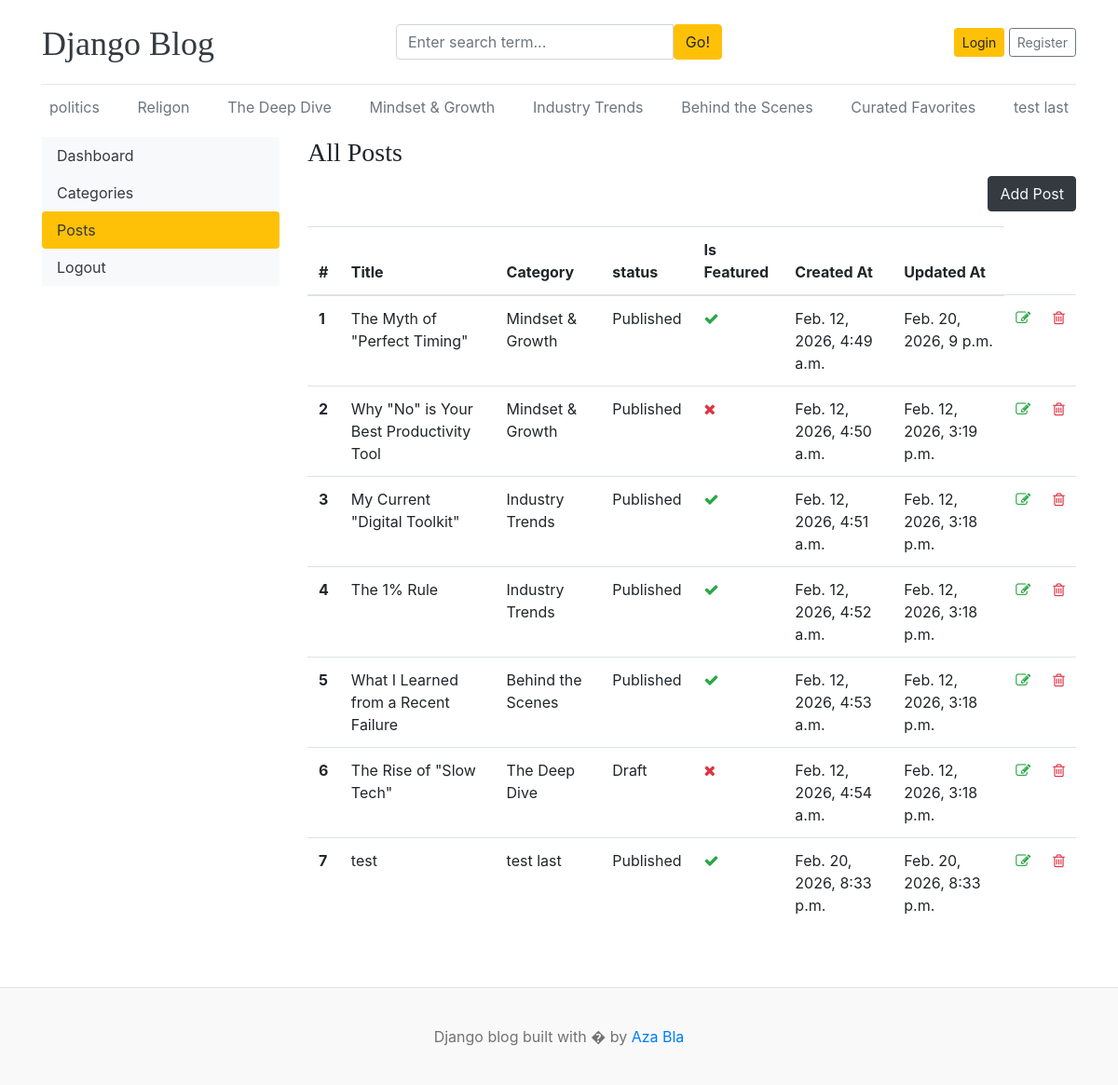
The app's page /dashboard/posts/ with its own data.
### blogs/models.py (models this page shows)
class Category(models.Model):
    category_name = models.CharField(max_length=50, unique=True)
    created_at = models.DateTimeField(auto_now_add=True)
    updated_at = models.DateField(auto_now=True)
    class Meta:
        verbose_name_plural = "categories"
    def __str__(self):
        return self.category_name

class Blog(models.Model):
    title = models.CharField(max_length=100)
    slug = models.SlugField(max_length=150, unique=True, blank=True)
    category = models.ForeignKey(Category, on_delete=models.CASCADE)
    author = models.ForeignKey(User, on_delete=models.CASCADE)
    featured_image = models.ImageField(upload_to="upload/%Y/%m/%d")
    short_description = models.TextField(max_length=500)
    blog_body = models.TextField(max_length=3000)
    status = models.CharField(max_length=20, choices=STATUS_CHOICE, default="Draft")
    is_featured = models.BooleanField(default=False)
    created_at = models.DateTimeField(auto_now_add=True)
    updated_at = models.DateTimeField(auto_now=True)
    def __str__(self):
        return self.title

### dashboards/views.py (the view)
# urls.py: path("posts/", views.posts, name="posts"),
def posts(request):
    posts = Blog.objects.all()
    form = BlogForm()
    context = {"form": form, "posts": posts}
    return render(request, "dashboards/posts.html", context)

### dashboards/forms.py
class BlogForm(forms.ModelForm):
    class Meta:
        model = Blog
        fields = (
            "title",
            "category",
            "featured_image",
            "short_description",
            "blog_body",
            "status",
            "is_featured",
        )

### blogs/context_processors.py (called while the page is built)
def get_categories(request):
    categories = Category.objects.all()
    return dict(categories=categories)

def get_social_links(request):
    social_links = SocialLink.objects.all()
    return dict(social_links=social_links)

### templates/dashboards/posts.html (shortened to what this page needs)
{% extends "base.html" %}
{% block content %}
<div class="row">
    {% include "dashboards/sidebar.html" %}
     <div class="col-md-9">
        <h3>All Posts</h3>
        <a href="{% url "add_post" %}" class="btn btn-dark text-light float-right mb-3">Add Post</a>
        <table class="table table-hover">
            <thead>
              <tr>
                <th scope="col">#</th>
                <th scope="col">Title</th>
                <th scope="col">Category</th>
                <th scope="col">status</th>
                <th scope="col">Is Featured</th>
                <th scope="col">Created At</th>
                <th scope="col">Updated At</th>
              </tr>
            </thead>
            <tbody>
                {% for post in posts %}
              <tr>
                <th scope="row">{{forloop.counter}}</th>
                <td>{{post}}</td>
                <td>{{post.category}}</td>
                <td>{{post.status}}</td>
                <td>{% if post.is_featured %}<i class="fa fa-check text-success" aria-hidden="true"></i>{% else %}<i class="fa fa-times text-danger" aria-hidden="true"></i>{% endif %}</td>
                <td>{{post.created_at}}</td>
                <td>{{post.updated_at}}</td>
                <td><a href="{% url "edit_post" post.id %}"><i class="fa fa-pencil-square-o text-success" aria-hidden="true"></i></a></td>
                <td><a href="{% url "delete_post" post.id %}"><i class="fa fa-trash-o text-danger" aria-hidden="true"></i></a></td>
              </tr>
              {% endfor %}
            </tbody>
          </table>
     </div>
 </div>
{% endblock  %}

### templates/base.html (shortened to what this page needs)
{% load static %}
<!DOCTYPE html>
<html lang="en">
<head>
    <link href="https://getbootstrap.com/docs/4.0/dist/css/bootstrap.min.css" rel="stylesheet">
    <link href="{% static 'css/blog.css' %}" rel="stylesheet">
    <link rel="stylesheet" href="https://cdnjs.cloudflare.com/ajax/libs/font-awesome/4.7.0/css/font-awesome.min.css">
  </head>
<body>
    <div class="container">
      <header class="blog-header py-3">
        <div class="row flex-nowrap justify-content-between align-items-center">
          <div class="col-4 pt-1">
            <a class="blog-header-logo text-dark" href="/">Django Blog</a>
          </div>
          <div class="col-4">
            <form action="{% url "search" %}" method="GET">
              <div class="input-group">
                <input class="form-control" name="keyword" type="text" value="{{keyword}}" placeholder="Enter search term..." aria-label="Enter search term..." aria-describedby="button-search" />
                <button type="submit" class="btn btn-warning" id="button-search" type="button">Go!</button>
            </div>
            </form>
          </div>
          <div class="col-4 d-flex justify-content-end align-items-center">
            {% if not user.is_authenticated %}
            <a class="btn btn-sm btn-warning" href="{% url 'login' %}">Login</a> &nbsp;
            <a class="btn btn-sm btn-outline-secondary" href="{% url "register" %}">Register</a>
            {% else %}
            <span><a href="{% url "dashboard" %}">Dashboard</a></span>
            &emsp;
            <span><a href="{% url 'logout' %}">Logout</a></span>
            {% endif %}
          </div>
        </div>
      </header>
      <div class="nav-scroller py-1 mb-2">
        <nav class="nav d-flex justify-content-between">
          {% for cat in categories%}
          <a class="p-2 text-muted" href= " {% url "post_by_category" cat.id %} ">{{cat.category_name}}</a>
          {% endfor %}
        </nav>
      </div>
      {% block content %}
      {% endblock  %}
    </div>
<footer class="blog-footer mt-5">
  <p>Django blog built with � by <a href="#">Aza Bla</a></p>
</footer>
</body>
</html>

### blog_main/static/css/blog.css (style rules this page uses)
.blog-header { border-bottom: 1px solid #e5e5e5; }
.blog-header-logo { font-family: "Playfair Display", Georgia, "Times New Roman", serif; font-size: 2.25rem; }
h1, h2, h3, h4, h5, h6 { font-family: "Playfair Display", Georgia, "Times New Roman", serif; }
.blog-footer { padding: 2.5rem 0; color: #727272; text-align: center; background-color: #f9f9f9; border-top: .05rem solid #e5e5e5; }
.blog-footer p:last-child { margin-bottom: 0; }

### records on screen
Category: category_name "politics"
Category: category_name "Religon"
Category: category_name "The Deep Dive"
Category: category_name "Mindset & Growth"
Category: category_name "Industry Trends"
Category: category_name "Behind the Scenes"
Category: category_name "Curated Favorites"
Category: category_name "test last"
Blog: title "The Myth of \"Perfect Timing\"", category "Mindset & Growth", status "Published", is_featured True (drawn), created_at "Feb. 12, 2026, 4:49 a.m.", updated_at "Feb. 20, 2026, 9 p.m."
Blog: title "Why \"No\" is Your Best Productivity Tool", category "Mindset & Growth", status "Published", is_featured False (drawn), created_at "Feb. 12, 2026, 4:50 a.m.", updated_at "Feb. 12, 2026, 3:19 p.m."
Blog: title "My Current \"Digital Toolkit\"", category "Industry Trends", status "Published", is_featured True (drawn), created_at "Feb. 12, 2026, 4:51 a.m.", updated_at "Feb. 12, 2026, 3:18 p.m."
Blog: title "The 1% Rule", category "Industry Trends", status "Published", is_featured True (drawn), created_at "Feb. 12, 2026, 4:52 a.m.", updated_at "Feb. 12, 2026, 3:18 p.m."
Blog: title "What I Learned from a Recent Failure", category "Behind the Scenes", status "Published", is_featured True (drawn), created_at "Feb. 12, 2026, 4:53 a.m.", updated_at "Feb. 12, 2026, 3:18 p.m."
Blog: title "The Rise of \"Slow Tech\"", category "The Deep Dive", status "Draft", is_featured False (drawn), created_at "Feb. 12, 2026, 4:54 a.m.", updated_at "Feb. 12, 2026, 3:18 p.m."
Blog: title "test", category "test last", status "Published", is_featured True (drawn), created_at "Feb. 20, 2026, 8:33 p.m.", updated_at "Feb. 20, 2026, 8:33 p.m."
